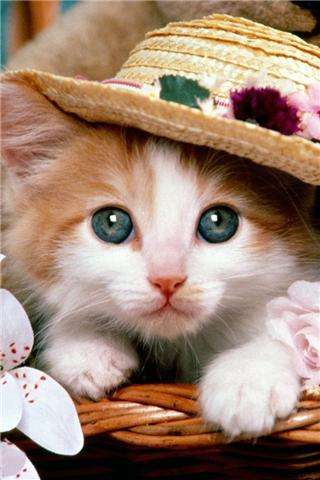
#> input picture resource/images/cats.jpeg, 320 x 480 px
$ python imgToWhiteOrBlack.py
#> lines starting #> are read from the running program, lines starting #| are printed output that depends on the picture; after the words box and inside, x2 and y2 are one past the last pixel; in counts of white or black regions, pixels touching at a corner belong together; long printed decimals are rounded
import cv2 as cv
import numpy as np


#图像二值化：基于图像的直方图来实现的，0白色 1黑色

img = cv.imread("../resource/images/cats.jpeg")
#> img is the input picture: shape (480, 320, 3); mean B, G, R 116.3, 133.8, 160.8

# [46 lines of commented-out code are left out]
def custom_image(image):
    gray = cv.cvtColor(image, cv.COLOR_BGR2GRAY)
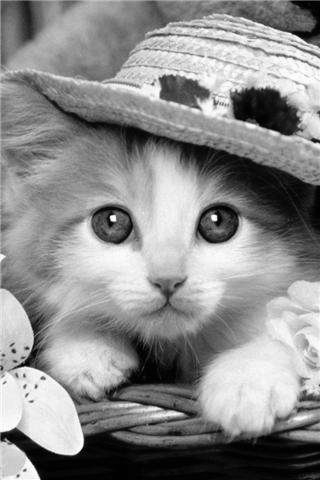
#> gray: shape (480, 320); min 0, max 255, mean 139.9
    cv.imshow("原来", gray)
    h, w = gray.shape[:2]
#> h = 480; w = 320
    m = np.reshape(gray, [1, w * h])  # 化为一维数组
    mean = m.sum() / (w * h)
#> mean = 139.9
    print("mean: ", mean)
#| mean:  139.895
    ret, binary = cv.threshold(gray, mean, 255, cv.THRESH_BINARY)
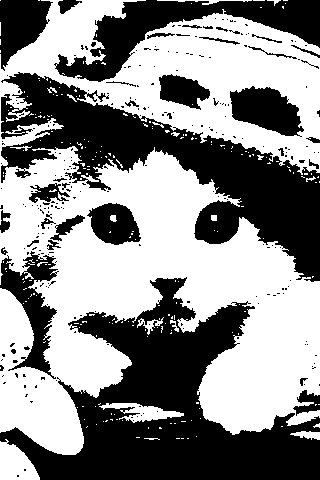
#> binary: shape (480, 320); 54.1% white; 259 black regions (224 under 20 px), largest, box (x1, y1, x2, y2) and area: (0, 277, 320, 480) 27705, (1, 72, 320, 282) 21789, (54, 0, 320, 82) 7496
#> ret = 139
    cv.imshow("二值", binary)

custom_image(img)

cv.waitKey(0)
cv.destroyAllWindows()

$ run again, with resource/images/cat.jpeg copied over resource/images/cats.jpeg
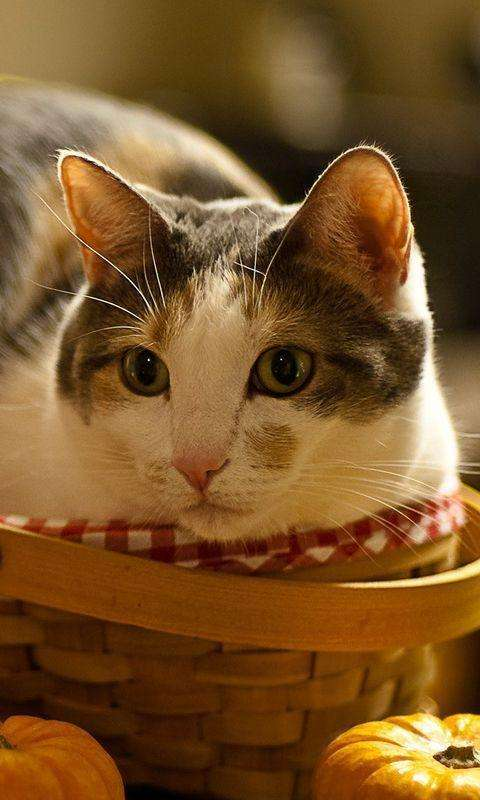
#> input picture resource/images/cat.jpeg, 480 x 800 px
#> img is the input picture: shape (800, 480, 3); mean B, G, R 40.8, 84, 122
#> in custom_image, `gray = cv.cvtColor(image, cv.COLOR_BGR2GRAY)`:
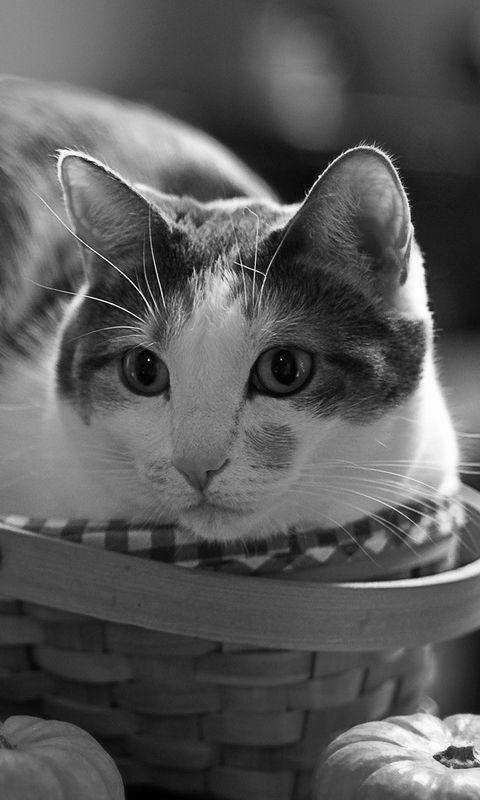
#> gray: shape (800, 480); min 0, max 255, mean 90.5
#> mean = 90.45
#| mean:  90.451
#> in custom_image, `ret, binary = cv.threshold(gray, mean, 255, cv.THRESH_BINARY)`:
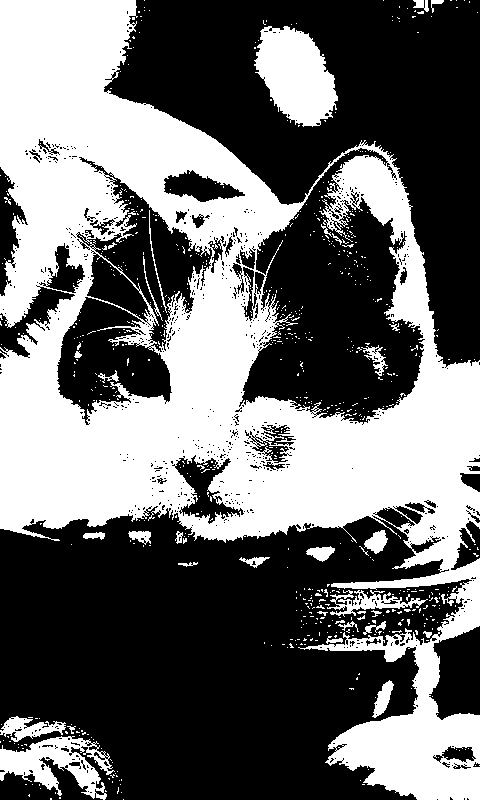
#> binary: shape (800, 480); 41.8% white; 706 white regions (671 under 20 px), largest, box (x1, y1, x2, y2) and area: (0, 0, 480, 800) 144709, (254, 26, 338, 127) 5629, (0, 736, 115, 800) 3371
#> ret = 90

$ run again, with resource/images/dog.jpeg copied over resource/images/cats.jpeg
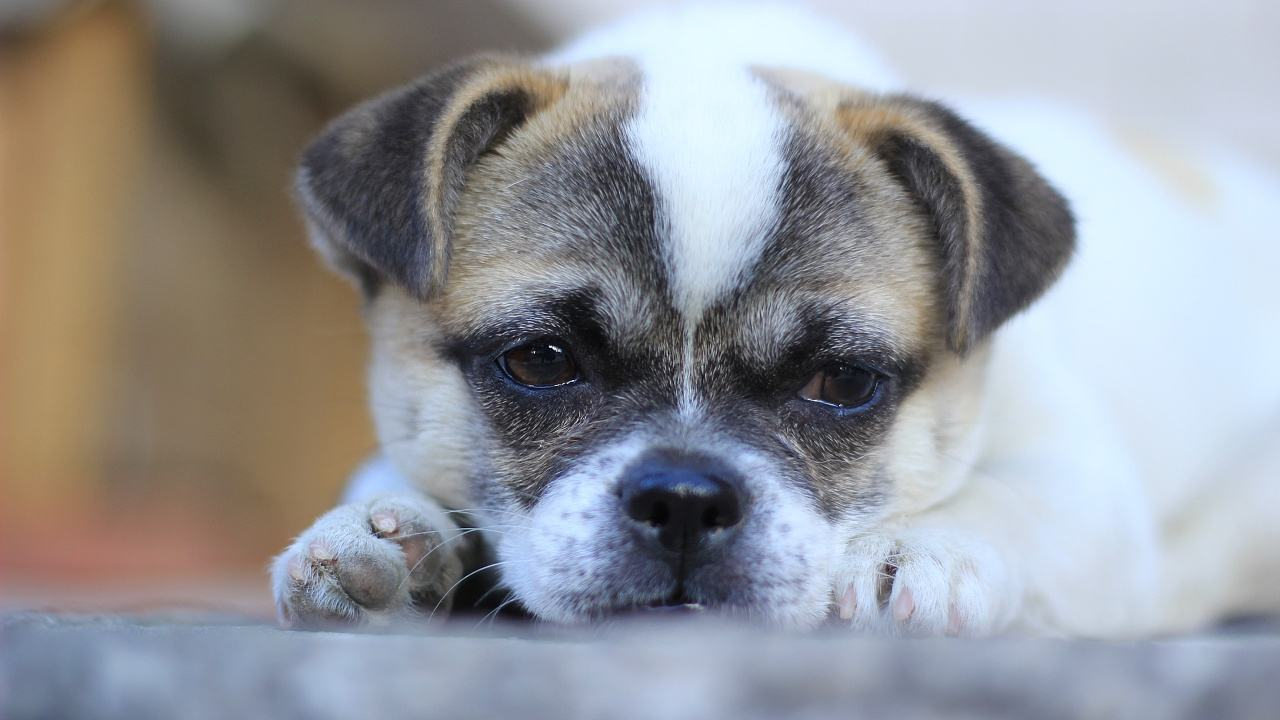
#> input picture resource/images/dog.jpeg, 1280 x 720 px
#> img is the input picture: shape (720, 1280, 3); mean B, G, R 153.8, 149.3, 147.7
#> in custom_image, `gray = cv.cvtColor(image, cv.COLOR_BGR2GRAY)`:
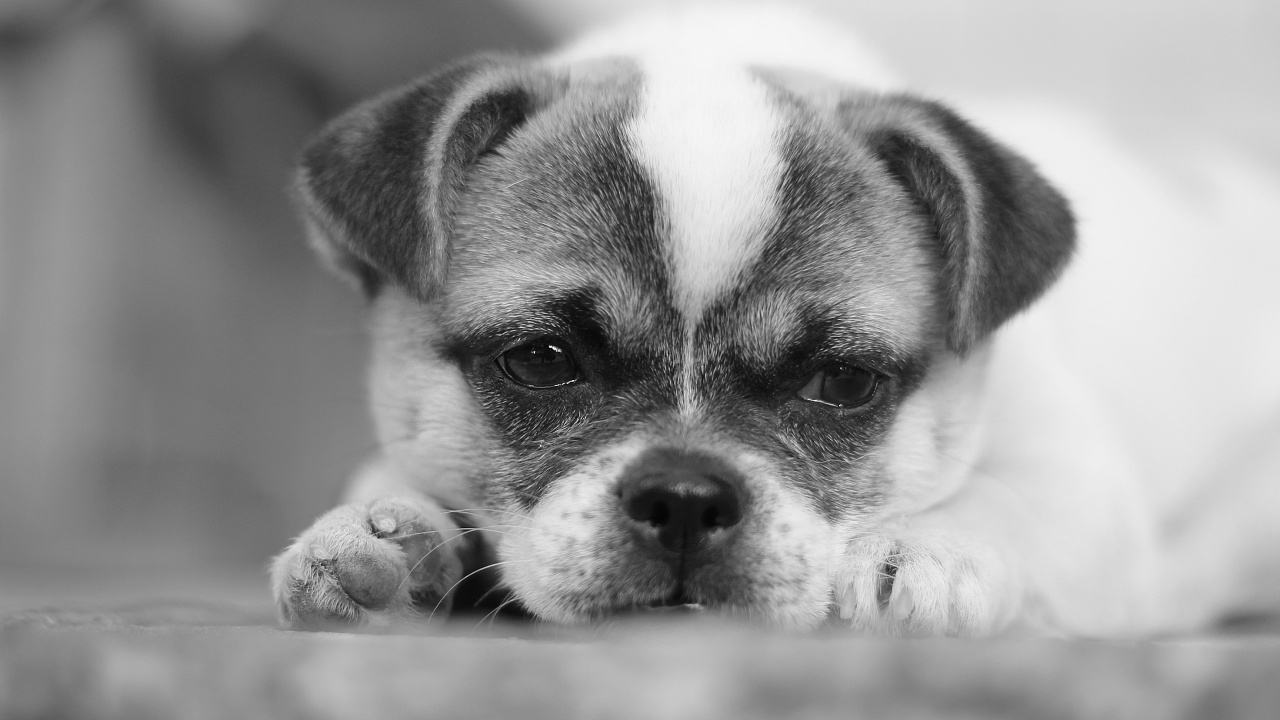
#> gray: shape (720, 1280); min 0, max 255, mean 149.3
#> mean = 149.3
#| mean:  149.311
#> in custom_image, `ret, binary = cv.threshold(gray, mean, 255, cv.THRESH_BINARY)`:
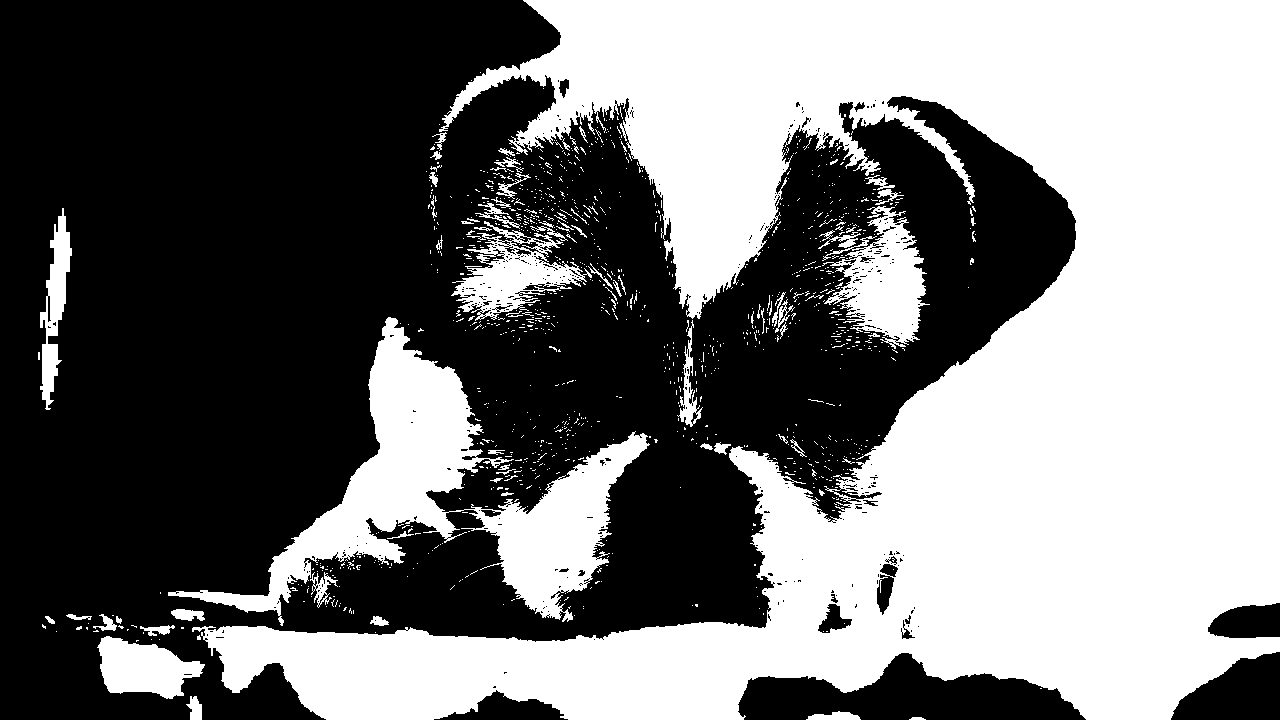
#> binary: shape (720, 1280); 46.4% white; 1161 white regions (1083 under 20 px), largest, box (x1, y1, x2, y2) and area: (192, 0, 1280, 720) 361301, (168, 317, 650, 626) 36698, (822, 206, 930, 349) 7467
#> ret = 149

$ run again, with resource/images/peoples.jpeg copied over resource/images/cats.jpeg
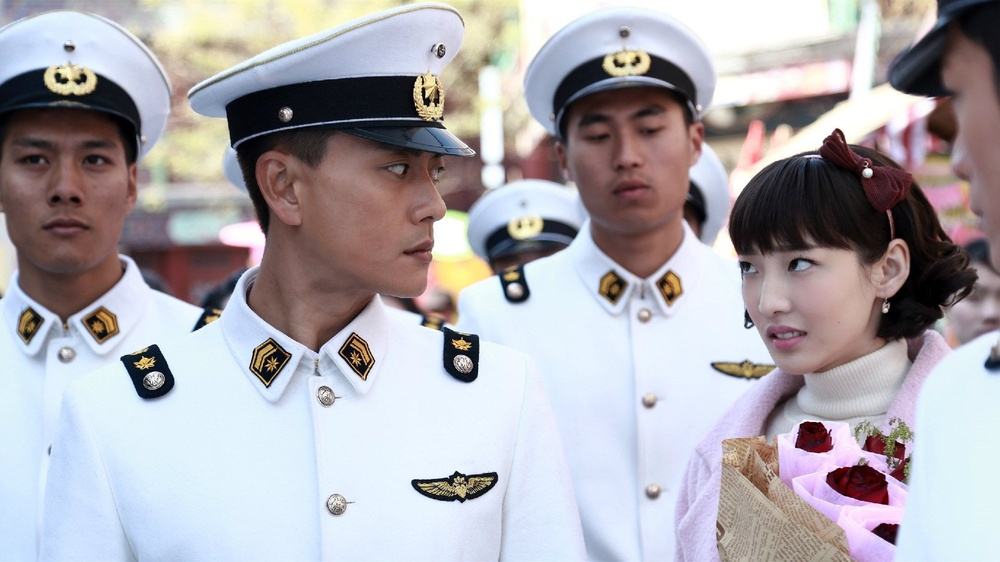
#> input picture resource/images/peoples.jpeg, 1000 x 562 px, shrunk from 1920 x 1080 before the run
#> img is the input picture: shape (562, 1000, 3); mean B, G, R 173.9, 168.3, 172.2
#> in custom_image, `gray = cv.cvtColor(image, cv.COLOR_BGR2GRAY)`:
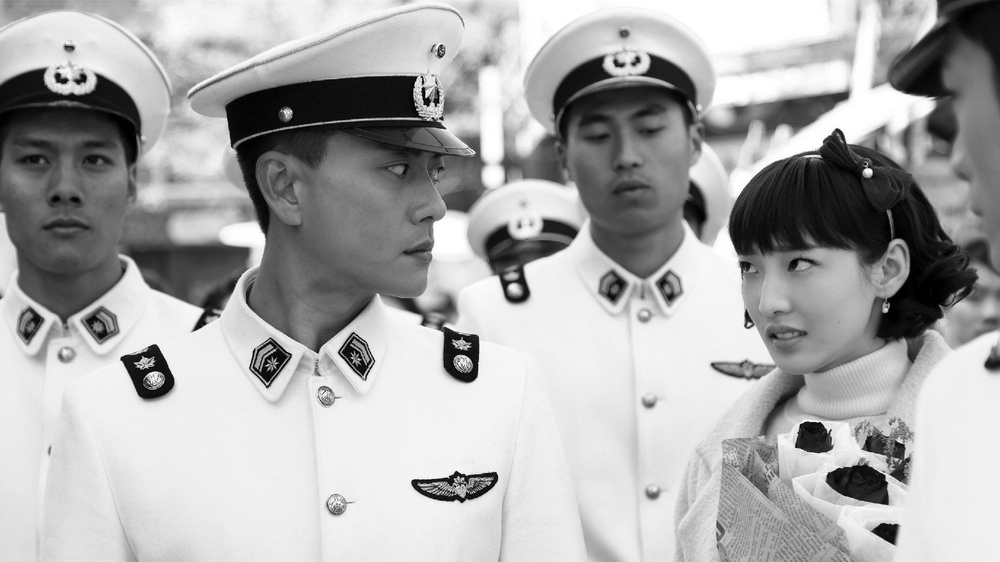
#> gray: shape (562, 1000); min 0, max 255, mean 170.1
#> mean = 170.1
#| mean:  170.111
#> in custom_image, `ret, binary = cv.threshold(gray, mean, 255, cv.THRESH_BINARY)`:
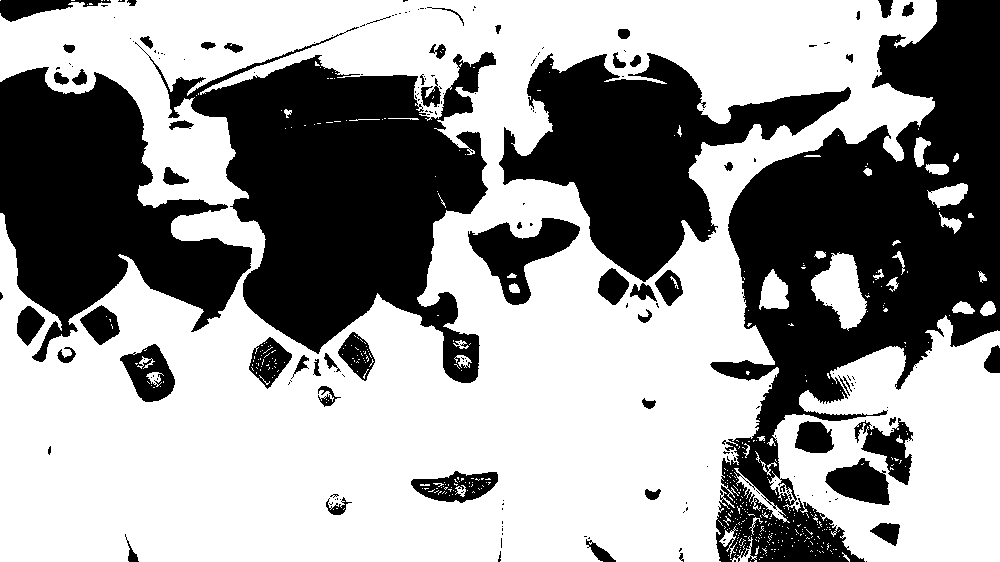
#> binary: shape (562, 1000); 59.9% white; 197 black regions (137 under 20 px), largest, box (x1, y1, x2, y2) and area: (710, 0, 1000, 562) 73705, (135, 27, 496, 383) 56815, (0, 67, 252, 362) 38012
#> ret = 170
